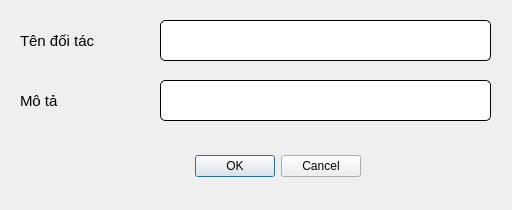
<?xml version="1.0" encoding="UTF-8"?>
<ui version="4.0">
 <class>Dialog</class>
 <widget class="QDialog" name="Dialog">
  <property name="geometry">
   <rect>
    <x>0</x>
    <y>0</y>
    <width>512</width>
    <height>210</height>
   </rect>
  </property>
  <property name="windowTitle">
   <string>Dialog</string>
  </property>
  <property name="styleSheet">
   <string notr="true">QLineEdit {
	border-radius: 5px;
	border: 1px solid #000000;
	padding: 10px;
}
QComboBox {
	border-radius: 5px;
	border: 1px solid #000000;
	padding: 10px;
}</string>
  </property>
  <widget class="QDialogButtonBox" name="btn_box">
   <property name="geometry">
    <rect>
     <x>20</x>
     <y>150</y>
     <width>341</width>
     <height>32</height>
    </rect>
   </property>
   <property name="orientation">
    <enum>Qt::Horizontal</enum>
   </property>
   <property name="standardButtons">
    <set>QDialogButtonBox::Cancel|QDialogButtonBox::Ok</set>
   </property>
  </widget>
  <widget class="QLabel" name="label_11">
   <property name="geometry">
    <rect>
     <x>20</x>
     <y>80</y>
     <width>131</width>
     <height>41</height>
    </rect>
   </property>
   <property name="font">
    <font>
     <pointsize>11</pointsize>
    </font>
   </property>
   <property name="text">
    <string>Mô tả</string>
   </property>
  </widget>
  <widget class="QLabel" name="label_10">
   <property name="geometry">
    <rect>
     <x>20</x>
     <y>20</y>
     <width>131</width>
     <height>41</height>
    </rect>
   </property>
   <property name="font">
    <font>
     <pointsize>11</pointsize>
    </font>
   </property>
   <property name="text">
    <string>Tên đối tác</string>
   </property>
  </widget>
  <widget class="QLineEdit" name="name_input">
   <property name="geometry">
    <rect>
     <x>160</x>
     <y>20</y>
     <width>331</width>
     <height>41</height>
    </rect>
   </property>
   <property name="font">
    <font>
     <pointsize>9</pointsize>
    </font>
   </property>
   <property name="placeholderText">
    <string/>
   </property>
  </widget>
  <widget class="QLineEdit" name="desc_input">
   <property name="geometry">
    <rect>
     <x>160</x>
     <y>80</y>
     <width>331</width>
     <height>41</height>
    </rect>
   </property>
   <property name="font">
    <font>
     <pointsize>9</pointsize>
    </font>
   </property>
   <property name="placeholderText">
    <string/>
   </property>
  </widget>
 </widget>
 <resources/>
 <connections>
  <connection>
   <sender>btn_box</sender>
   <signal>accepted()</signal>
   <receiver>Dialog</receiver>
   <slot>accept()</slot>
   <hints>
    <hint type="sourcelabel">
     <x>248</x>
     <y>254</y>
    </hint>
    <hint type="destinationlabel">
     <x>157</x>
     <y>274</y>
    </hint>
   </hints>
  </connection>
  <connection>
   <sender>btn_box</sender>
   <signal>rejected()</signal>
   <receiver>Dialog</receiver>
   <slot>reject()</slot>
   <hints>
    <hint type="sourcelabel">
     <x>316</x>
     <y>260</y>
    </hint>
    <hint type="destinationlabel">
     <x>286</x>
     <y>274</y>
    </hint>
   </hints>
  </connection>
 </connections>
</ui>
